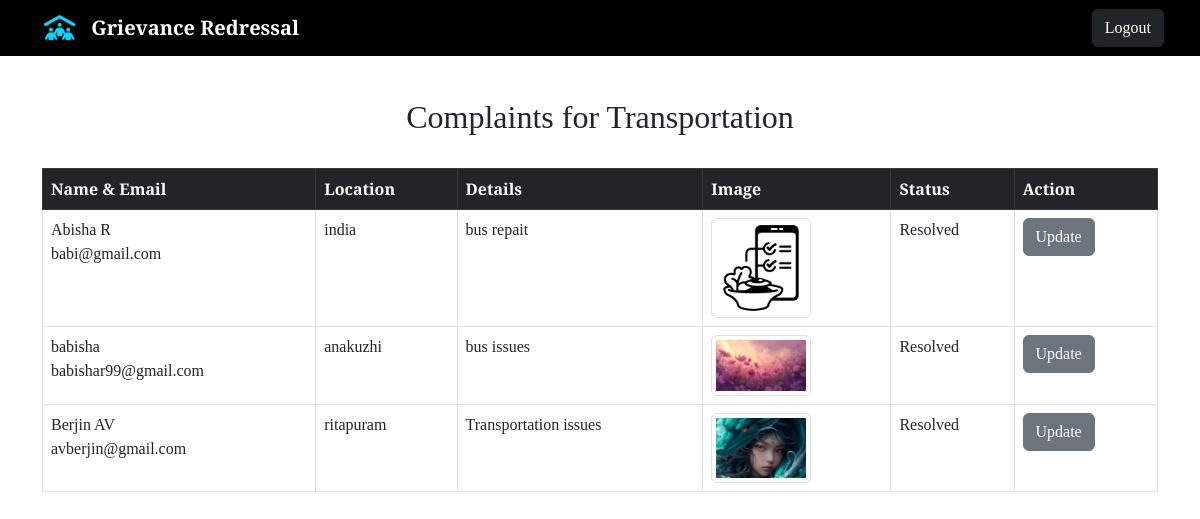
The page /department/Transportation/ on the database its author committed.
### user/models.py (models this page shows, shortened)
class Complaint(models.Model):
    name = models.CharField(max_length=100)
    mobile_number = models.CharField(max_length=15)
    email = models.EmailField()
    location = models.TextField()
    complaint_type = models.CharField(max_length=50, choices=DEPARTMENT_CHOICES)
    details = models.TextField()
    image = models.ImageField(upload_to='complaint_photos/', blank=True, null=True)
    created_at = models.DateTimeField(auto_now_add=True)
    status = models.CharField(max_length=20, choices=status_choices, default='Pending')

### department/views.py (the view)
# urls.py: path('department/<str:department_name>/', views.department_complaints, name='department-complaints'),
def department_complaints(request, department_name):
    complaints = Complaint.objects.filter(complaint_type=department_name)
    return render(request, 'department/complaints.html', {'complaints': complaints, 'department_name': department_name})

### department/templates/department/complaints.html (shortened to what this page needs)
<!DOCTYPE html>
{% load static %}
<html lang="en">
<head>
  <link href="https://cdn.jsdelivr.net/npm/bootstrap@5.3.0-alpha1/dist/css/bootstrap.min.css" rel="stylesheet">
  <link rel="stylesheet" href="{% static "css/style.css" %}">
  <link rel="stylesheet" href="https://cdnjs.cloudflare.com/ajax/libs/font-awesome/6.7.2/css/all.min.css" />
  <link rel="stylesheet" href="https://cdn.jsdelivr.net/npm/bootstrap-icons/font/bootstrap-icons.css">
</head>
<body class="index" style="padding-top:50px;">
  <nav class="navbar navbar-expand-lg navbar-dark bg-dark fixed-top">
    <div class="container-fluid ms-3 me-3">
      <a class="navbar-brand fw-bold"  href="#"><i class="fa-solid fa-people-roof fa-lg mx-3" style="color: #00d9ff;"></i>Grievance Redressal</a>
      <div class="collapse navbar-collapse" id="navbarNav">
        <ul class="navbar-nav ms-auto ">
          <li class="nav-item px-2">
            <form class="logout" action="{% url "user:logout" %}" method="post">
                <button class="btn btn-dark">Logout</button>
            </form>
          </li>
        </ul>
      </div>
    </div>
  </nav>
  <div class="container mt-5">
    <h2 class="text-center">Complaints for {{ department_name }}</h2>
    <div class="table-responsive">
        <table class="table table-bordered mt-4">
            <thead class="table-dark">
                <tr>
                    <th>Name & Email</th>
                    <th>Location</th>
                    <th>Details</th>
                    <th>Image</th>
                    <th>Status</th>
                    <th>Action</th>
                </tr>
            </thead>
            <tbody>
                {% for complaint in complaints %}
                <tr>
                    <td>{{ complaint.name }} <br>{{complaint.email}}</td>
                    <td>{{ complaint.location }}</td>
                    <td>{{ complaint.details }}</td>
                    <td>
                        {% if complaint.image %}
                        <img src="{{ complaint.image.url }}"
                          alt="Complaint Image"
                          class="img-thumbnail"
                          style="width: 100px; cursor: pointer;"
                          data-bs-toggle="modal"
                          data-bs-target="#imageModal{{ complaint.id }}">
                        {% else %}
                        No Image
                        {% endif %}
                    </td>
                    <td>{{ complaint.status }}</td>
                    <td>
                        <a href="{% url 'department:update_complaint_status' complaint.id %}" class="btn btn-secondary">Update</a>
                    </td>
                </tr>
                {% endfor %}
            </tbody>
        </table>
    </div>
  </div>
</body>
</html>

### static/css/style.css (style rules this page uses)
body { font-family: "Vollkorn" ; }
.navbar { background-color: black !important; }
.navbar-brand, .nav-link { color: white !important; }

### rows shown on the page
Complaint: name "Abisha R", email "babi@gmail.com", location "india", details "bus repait", image (picture), status "Resolved"
Complaint: name "babisha", email "babishar99@gmail.com", location "anakuzhi", details "bus issues", image (picture), status "Resolved"
Complaint: name "Berjin AV", email "avberjin@gmail.com", location "ritapuram", details "Transportation issues", image (picture), status "Resolved"

### other values the page prints
{{ department_name }} "Transportation"
